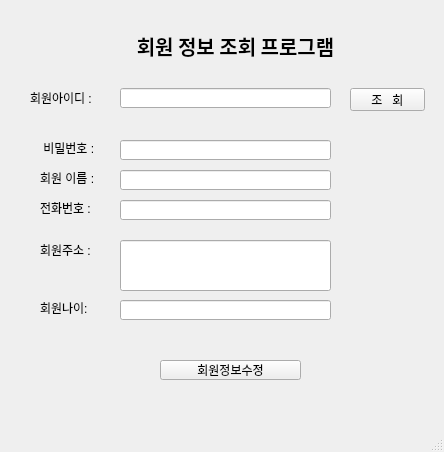
<?xml version="1.0" encoding="UTF-8"?>
<ui version="4.0">
 <class>MainWindow</class>
 <widget class="QMainWindow" name="MainWindow">
  <property name="geometry">
   <rect>
    <x>0</x>
    <y>0</y>
    <width>444</width>
    <height>452</height>
   </rect>
  </property>
  <property name="windowTitle">
   <string>MainWindow</string>
  </property>
  <widget class="QWidget" name="centralwidget">
   <widget class="QLabel" name="label">
    <property name="geometry">
     <rect>
      <x>40</x>
      <y>20</y>
      <width>391</width>
      <height>51</height>
     </rect>
    </property>
    <property name="font">
     <font>
      <family>한컴 말랑말랑 Bold</family>
      <pointsize>15</pointsize>
      <weight>75</weight>
      <bold>true</bold>
     </font>
    </property>
    <property name="text">
     <string>회원 정보 조회 프로그램</string>
    </property>
    <property name="alignment">
     <set>Qt::AlignCenter</set>
    </property>
   </widget>
   <widget class="QLabel" name="label_2">
    <property name="geometry">
     <rect>
      <x>30</x>
      <y>90</y>
      <width>91</width>
      <height>16</height>
     </rect>
    </property>
    <property name="text">
     <string>회원아이디 : </string>
    </property>
   </widget>
   <widget class="QLineEdit" name="lineEdit">
    <property name="geometry">
     <rect>
      <x>120</x>
      <y>88</y>
      <width>211</width>
      <height>20</height>
     </rect>
    </property>
   </widget>
   <widget class="QPushButton" name="pushButton">
    <property name="geometry">
     <rect>
      <x>350</x>
      <y>88</y>
      <width>75</width>
      <height>23</height>
     </rect>
    </property>
    <property name="text">
     <string>조   회</string>
    </property>
   </widget>
   <widget class="QLabel" name="label_3">
    <property name="geometry">
     <rect>
      <x>40</x>
      <y>140</y>
      <width>71</width>
      <height>16</height>
     </rect>
    </property>
    <property name="text">
     <string> 비밀번호 :</string>
    </property>
   </widget>
   <widget class="QLabel" name="label_4">
    <property name="geometry">
     <rect>
      <x>40</x>
      <y>170</y>
      <width>71</width>
      <height>16</height>
     </rect>
    </property>
    <property name="text">
     <string>회원 이름 :</string>
    </property>
   </widget>
   <widget class="QLabel" name="label_5">
    <property name="geometry">
     <rect>
      <x>40</x>
      <y>200</y>
      <width>71</width>
      <height>16</height>
     </rect>
    </property>
    <property name="text">
     <string>전화번호 :</string>
    </property>
   </widget>
   <widget class="QLabel" name="label_6">
    <property name="geometry">
     <rect>
      <x>40</x>
      <y>240</y>
      <width>61</width>
      <height>20</height>
     </rect>
    </property>
    <property name="text">
     <string>회원주소 :</string>
    </property>
   </widget>
   <widget class="QLabel" name="label_7">
    <property name="geometry">
     <rect>
      <x>40</x>
      <y>300</y>
      <width>71</width>
      <height>16</height>
     </rect>
    </property>
    <property name="text">
     <string>회원나이:</string>
    </property>
   </widget>
   <widget class="QLineEdit" name="lineEdit_2">
    <property name="geometry">
     <rect>
      <x>120</x>
      <y>140</y>
      <width>211</width>
      <height>20</height>
     </rect>
    </property>
   </widget>
   <widget class="QLineEdit" name="lineEdit_3">
    <property name="geometry">
     <rect>
      <x>120</x>
      <y>170</y>
      <width>211</width>
      <height>20</height>
     </rect>
    </property>
   </widget>
   <widget class="QLineEdit" name="lineEdit_4">
    <property name="geometry">
     <rect>
      <x>120</x>
      <y>200</y>
      <width>211</width>
      <height>20</height>
     </rect>
    </property>
   </widget>
   <widget class="QLineEdit" name="lineEdit_5">
    <property name="geometry">
     <rect>
      <x>120</x>
      <y>240</y>
      <width>211</width>
      <height>51</height>
     </rect>
    </property>
   </widget>
   <widget class="QLineEdit" name="lineEdit_6">
    <property name="geometry">
     <rect>
      <x>120</x>
      <y>300</y>
      <width>211</width>
      <height>20</height>
     </rect>
    </property>
   </widget>
   <widget class="QPushButton" name="pushButton_2">
    <property name="geometry">
     <rect>
      <x>160</x>
      <y>360</y>
      <width>141</width>
      <height>20</height>
     </rect>
    </property>
    <property name="text">
     <string>회원정보수정</string>
    </property>
   </widget>
  </widget>
  <widget class="QMenuBar" name="menubar">
   <property name="geometry">
    <rect>
     <x>0</x>
     <y>0</y>
     <width>444</width>
     <height>21</height>
    </rect>
   </property>
  </widget>
  <widget class="QStatusBar" name="statusbar"/>
 </widget>
 <resources/>
 <connections/>
</ui>
